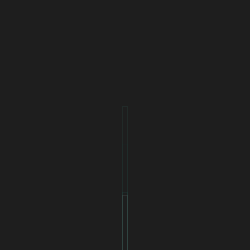
Frame 1 (no input)
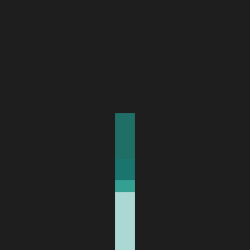
Frame 60 (the mouse pressed at the canvas centre just before this capture)
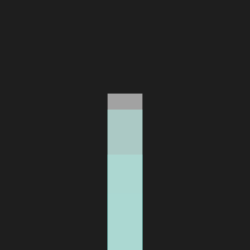
Frame 120 (the mouse held since frame 60 and released just before this capture)

The Processing sketch that drew these frames (run headless with seeded random() and noise(); from frame 60 on, the mouse is pressed at the canvas centre):

// Processing sketch: processing_19679
// ── processing_19679.pde

float x = 5;
float sw = 0.1;

void setup(){
  size(250, 250);
  smooth();
}

void draw(){ 
  background(30);
  strokeWeight(sw);
  noFill();
  frameRate(15);
  
  translate(0, 100);
  
  rectMode(CENTER);
 
  stroke(#033639, 150); 
  rect(125, 125, x, random(250));
  stroke(#22A99A, 150);
  rect(125, 125, x, random(250));
  stroke(#44BFAB, 150);
  rect(125, 125, x, random(250));
  stroke(255, 150); 
  rect(125, 125, x, random(250));
 
  sw+=0.25; //strokeweight increases value by 0.25
  
  if (sw > 50){
    sw = 0.25; //if strokeweight is greater than 50, it resets itself to 0.25
  }
}
